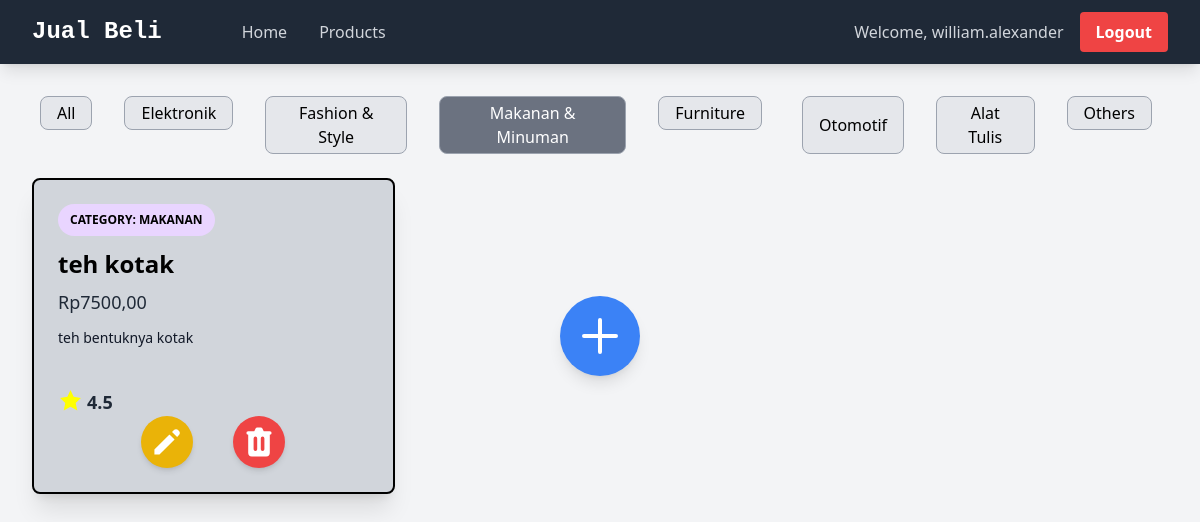
The app's page /show_product/makanan/ (signed in) with its own data.
### main/models.py (models this page shows, shortened)
class Product(models.Model):
    user = models.ForeignKey(User, on_delete=models.CASCADE)
    id = models.UUIDField(primary_key=True, default=uuid.uuid4, editable=False)
    name = models.CharField(max_length=255)
    price = models.IntegerField()
    description = models.TextField()
    stock = models.IntegerField()
    ratings = models.FloatField()
    category_choices = [
        ("elektronik", "Elektronik"),
        ("fashion", "Fashion & Style"),
        ("makanan", "Makanan & Minuman"),
        ("furniture", "Furniture"),
        ("otomotif", "Otomotif"),
        ("alattulis", "Alat Tulis"),
        ("others", "Others")
    ]
    category = models.CharField(max_length=20, choices=category_choices)

### main/views.py (the view)
# urls.py: path("show_product/<str:category>/", show_product_by_category, name="show_product_by_category")
def show_product_by_category(request, category):
    product_entries = Product.objects.filter(user=request.user)
    if category == "all":
        return HttpResponseRedirect(reverse("main:show_product"))
    product_entries = product_entries.filter(category=category)
    context = {
        "category": category,
        "product_entries": product_entries,
    }
    return render(request, "show_product.html", context)

### main/templates/show_product.html (shortened to what this page needs)
{% extends "base.html" %}
{% load static %}
{% block content %}
{% include "navbar.html" %}
    <div class="overflow-x-hidden px-4 md:px-8 pb-8 pt-24 min-h-screen bg-gray-100 flex flex-col">
        <div class="flex space-x-4">
            <a href="{% url 'main:show_product' %}"><div class="bg-gray-200 mx-2 px-4 py-1 border border-gray-400 rounded-lg flex items-center justify-center {% if category == 'all' %} bg-gray-500 text-white {% else %} hover:bg-gray-300 {% endif %}">
                <p class="text-center">All</p>
            </div></a>
            <a href="{% url 'main:show_product_by_category' 'elektronik' %}"><div class="bg-gray-200 mx-2 px-4 py-1 border border-gray-400 rounded-lg flex items-center justify-center {% if category == 'elektronik' %} bg-gray-500 text-white {% else %} hover:bg-gray-300 {% endif %}">
                <p class="text-center">Elektronik</p>
            </div></a>
            <a href="{% url 'main:show_product_by_category' 'fashion' %}"><div class="bg-gray-200 mx-2 px-4 py-1 border border-gray-400 rounded-lg flex items-center justify-center {% if category == 'fashion' %} bg-gray-500 text-white {% else %} hover:bg-gray-300 {% endif %}">
                <p class="text-center">Fashion & Style</p>
            </div></a>
            <a href="{% url 'main:show_product_by_category' 'makanan' %}"><div class="bg-gray-200 mx-2 px-4 py-1 border border-gray-400 rounded-lg flex items-center justify-center {% if category == 'makanan' %} bg-gray-500 text-white {% else %} hover:bg-gray-300 {% endif %}">
                <p class="text-center">Makanan & Minuman</p>
            </div></a>
            <a href="{% url 'main:show_product_by_category' 'furniture' %}"><div class="bg-gray-200 mx-2 px-4 py-1 border border-gray-400 rounded-lg flex items-center justify-center {% if category == 'furniture' %} bg-gray-500 text-white {% else %} hover:bg-gray-300 {% endif %}">
                <p class="text-center">Furniture</p>
            </div></a>
            <a href="{% url 'main:show_product_by_category' 'otomotif' %}"><div class="bg-gray-200 mx-2 px-4 py-1 border border-gray-400 rounded-lg flex items-center justify-center {% if category == 'otomotif' %} bg-gray-500 text-white {% else %} hover:bg-gray-300 {% endif %}">
                <p class="text-center">Otomotif</p></a>
            </div></a>
            <a href="{% url 'main:show_product_by_category' 'alattulis' %}"><div class="bg-gray-200 mx-4 px-4 py-1 border border-gray-400 rounded-lg flex items-center justify-center {% if category == 'alattulis' %} bg-gray-500 text-white {% else %} hover:bg-gray-300 {% endif %}">
                <a href="{% url 'main:show_product_by_category' 'alattulis' %}"><p class="text-center">Alat Tulis</p>
            </div></a>
            <a href="{% url 'main:show_product_by_category' 'others' %}"><div class="bg-gray-200 mx-4 px-4 py-1 border border-gray-400 rounded-lg flex items-center justify-center {% if category == 'others' %} bg-gray-500 text-white {% else %} hover:bg-gray-300 {% endif %}">
                <p class="text-center">Others</p>
            </div></a>
        </div>
        <br>
        {% if not product_entries %}
        <div class="mt-12 ml-16 mb-0">
            <a href="{% url 'main:create_new_product' %}" class="inline-flex bg-blue-500 text-white p-2 rounded-full shadow-lg hover:bg-blue-600">
                <svg xmlns="http://www.w3.org/2000/svg" class="w-12 h-12" fill="none" viewBox="0 0 24 24" stroke="currentColor">
                    <path stroke-linecap="round" stroke-linejoin="round" stroke-width="2" d="M12 4v16m8-8H4" />
                </svg>
            </a>
        </div>
        <div class="flex flex-col items-center justify-center min-h-[24rem] p-6">
            <img src="{% static 'image/data-not-found.png' %}" alt="not found" class=""/>
            <p class="text-center text-gray-600 mt-4">Belum ada produk disini</p>
        </div>
        {% else %}
        <div class="grid grid-cols-1 sm:grid-cols-2 lg:grid-cols-3 gap-6">
            {% for product_entry in product_entries %}
                {% include 'card_product.html' with product_entry=product_entry %}
            {% endfor %}
            <div class="flex items-center justify-center min-h-[200px]">
                <a href="{% url 'main:create_new_product' %}" class="inline-flex bg-blue-500 text-white p-4 rounded-full shadow-lg hover:bg-blue-600 transition-colors">
                    <svg xmlns="http://www.w3.org/2000/svg" class="w-12 h-12" fill="none" viewBox="0 0 24 24" stroke="currentColor">
                        <path stroke-linecap="round" stroke-linejoin="round" stroke-width="2" d="M12 4v16m8-8H4" />
                    </svg>
                </a>
            </div>
        </div>
        {% endif %}
{% endblock content %}

### templates/navbar.html (shortened to what this page needs)
<nav class="bg-gray-800 shadow-lg fixed top-0 left-0 z-40 w-screen">
    <div class="max-w-7xl mx-auto px-4 sm:px-6 lg:px-8">
      <div class="flex items-center justify-start h-16 ">
        <div class="flex items-center mr-20">
          <a href="{% url 'main:show_main' %}"><h1 class="text-2xl font-bold text-center text-white" style="font-family: monospace;">Jual Beli</h1></a>
        </div>
        <div class="flex items-center space-x-8">
            <a href="{% url 'main:show_main' %}"><h1 class="text-center text-gray-300 hover:text-white">Home</h4></a>
            <a href="{% url 'main:show_product' %}" class="text-center text-gray-300 hover:text-white"><h4>Products</h4></a>
        </div>
        <div class="flex items-center ml-auto space-x-4">
            {% if user.is_authenticated %}
              <span class="text-gray-300">Welcome, {{ user.username }}</span>
              <a href="{% url 'main:logout' %}" class="text-center bg-red-500 hover:bg-red-600 text-white font-bold py-2 px-4 rounded transition duration-300">
                Logout
              </a>
            {% endif %}
          </div>
      </div>
    </div>
  </nav>

### main/templates/card_product.html (shortened to what this page needs)
<div class="relative max-w-sm bg-gray-300 shadow-xl rounded-lg overflow-hidden text-white p-6 border-2 border-black">
    <div class="{%if product_entry.stock == 0 %} blur-sm {% endif %}">
        <div class="inline-block bg-purple-200 text-xs px-3 py-2 uppercase font-semibold rounded-full mb-3"><h4 class="text-black">Category: {{product_entry.category}}</h4></div>
        <h2 class="text-2xl font-bold mb-2 text-black">{{product_entry.name}}</h2>
        <div class="text-lg mb-3 text-gray-800">Rp{{product_entry.price}},00</div>
        <p class="text-gray-900 text-sm mb-4">
        {{product_entry.description}}
        </p>
        <br>
        <div class="flex space-x-1">
            <span>
                <svg xmlns="http://www.w3.org/2000/svg" viewBox="0 0 24 24" width="25" height="25" fill="yellow">
                    <polygon points="12,2 15,8.5 22,9.5 17,14.5 18.5,21.5 12,18 5.5,21.5 7,14.5 2,9.5 9,8.5" />
                </svg>
            </span>
            <h4 class="text-lg font-bold text-gray-800"> {{ product_entry.ratings }}</h4>
        </div>
        <div class="top-0 -right-4 flex space-x-10 justify-center ">
            <a href="{% url 'main:edit_product' product_entry.pk %}" class="bg-yellow-500 hover:bg-yellow-600 text-white rounded-full p-2 transition duration-300 shadow-md">
            <svg xmlns="http://www.w3.org/2000/svg" class="h-9 w-9" viewBox="0 0 20 20" fill="currentColor">
                <path d="M13.586 3.586a2 2 0 112.828 2.828l-.793.793-2.828-2.828.793-.793zM11.379 5.793L3 14.172V17h2.828l8.38-8.379-2.83-2.828z" />
            </svg>
            </a>
            <a href="{% url 'main:delete_product' product_entry.pk %}" class="bg-red-500 hover:bg-red-600 text-white rounded-full p-2 transition duration-300 shadow-md">
            </a>
        </div>
    </div>
  </div>

### records on screen
Product: category "MAKANAN", name "teh kotak", price "7500", description "teh bentuknya kotak", ratings "4.5"

### other values on screen
{{ user.username }} "william.alexander"
